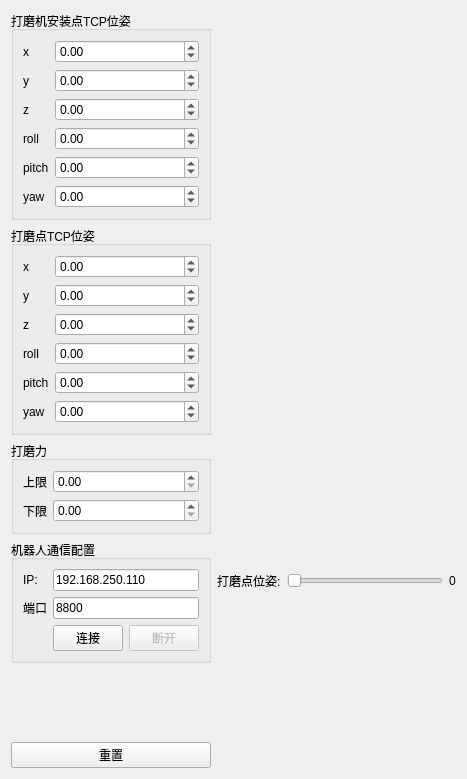
<?xml version="1.0" encoding="UTF-8"?>
<ui version="4.0">
 <class>FTSensorMonitorWidget</class>
 <widget class="QWidget" name="FTSensorMonitorWidget">
  <property name="geometry">
   <rect>
    <x>0</x>
    <y>0</y>
    <width>467</width>
    <height>779</height>
   </rect>
  </property>
  <property name="minimumSize">
   <size>
    <width>318</width>
    <height>779</height>
   </size>
  </property>
  <property name="windowTitle">
   <string>OPT Polish Force Monitor</string>
  </property>
  <layout class="QGridLayout" name="gridLayout">
   <item row="0" column="0">
    <layout class="QVBoxLayout" name="verticalLayout_2">
     <item>
      <layout class="QHBoxLayout" name="horizontalLayout_2">
       <item>
        <layout class="QVBoxLayout" name="verticalLayout_3">
         <property name="leftMargin">
          <number>0</number>
         </property>
         <property name="topMargin">
          <number>0</number>
         </property>
         <property name="bottomMargin">
          <number>0</number>
         </property>
         <item>
          <widget class="QGroupBox" name="groupBox">
           <property name="minimumSize">
            <size>
             <width>0</width>
             <height>0</height>
            </size>
           </property>
           <property name="maximumSize">
            <size>
             <width>16777215</width>
             <height>16777215</height>
            </size>
           </property>
           <property name="title">
            <string>打磨机安装点TCP位姿</string>
           </property>
           <layout class="QFormLayout" name="formLayout_2">
            <item row="0" column="0">
             <widget class="QLabel" name="label">
              <property name="text">
               <string>x</string>
              </property>
             </widget>
            </item>
            <item row="0" column="1">
             <widget class="QDoubleSpinBox" name="polisher_x">
              <property name="minimum">
               <double>-1000.000000000000000</double>
              </property>
              <property name="maximum">
               <double>1000.000000000000000</double>
              </property>
             </widget>
            </item>
            <item row="2" column="0">
             <widget class="QLabel" name="label_2">
              <property name="text">
               <string>y</string>
              </property>
             </widget>
            </item>
            <item row="2" column="1">
             <widget class="QDoubleSpinBox" name="polisher_y">
              <property name="minimum">
               <double>-1000.000000000000000</double>
              </property>
              <property name="maximum">
               <double>1000.000000000000000</double>
              </property>
             </widget>
            </item>
            <item row="3" column="0">
             <widget class="QLabel" name="label_3">
              <property name="text">
               <string>z</string>
              </property>
             </widget>
            </item>
            <item row="3" column="1">
             <widget class="QDoubleSpinBox" name="polisher_z">
              <property name="minimum">
               <double>-1000.000000000000000</double>
              </property>
              <property name="maximum">
               <double>1000.000000000000000</double>
              </property>
             </widget>
            </item>
            <item row="4" column="0">
             <widget class="QLabel" name="label_4">
              <property name="text">
               <string>roll</string>
              </property>
             </widget>
            </item>
            <item row="4" column="1">
             <widget class="QDoubleSpinBox" name="polisher_roll">
              <property name="minimum">
               <double>-1000.000000000000000</double>
              </property>
              <property name="maximum">
               <double>1000.000000000000000</double>
              </property>
             </widget>
            </item>
            <item row="5" column="0">
             <widget class="QLabel" name="label_5">
              <property name="text">
               <string>pitch</string>
              </property>
             </widget>
            </item>
            <item row="5" column="1">
             <widget class="QDoubleSpinBox" name="polisher_pitch">
              <property name="minimum">
               <double>-1000.000000000000000</double>
              </property>
              <property name="maximum">
               <double>1000.000000000000000</double>
              </property>
             </widget>
            </item>
            <item row="6" column="0">
             <widget class="QLabel" name="label_6">
              <property name="text">
               <string>yaw</string>
              </property>
             </widget>
            </item>
            <item row="6" column="1">
             <widget class="QDoubleSpinBox" name="polisher_yaw">
              <property name="minimum">
               <double>-1000.000000000000000</double>
              </property>
              <property name="maximum">
               <double>1000.000000000000000</double>
              </property>
             </widget>
            </item>
           </layout>
          </widget>
         </item>
         <item>
          <widget class="QGroupBox" name="groupBox_3">
           <property name="minimumSize">
            <size>
             <width>0</width>
             <height>0</height>
            </size>
           </property>
           <property name="maximumSize">
            <size>
             <width>16777215</width>
             <height>16777215</height>
            </size>
           </property>
           <property name="title">
            <string>打磨点TCP位姿</string>
           </property>
           <layout class="QFormLayout" name="formLayout_4">
            <item row="0" column="0">
             <widget class="QLabel" name="label_12">
              <property name="text">
               <string>x</string>
              </property>
             </widget>
            </item>
            <item row="0" column="1">
             <widget class="QDoubleSpinBox" name="PPoint_x">
              <property name="minimum">
               <double>-1000.000000000000000</double>
              </property>
              <property name="maximum">
               <double>1000.000000000000000</double>
              </property>
              <property name="singleStep">
               <double>1.000000000000000</double>
              </property>
              <property name="value">
               <double>0.000000000000000</double>
              </property>
             </widget>
            </item>
            <item row="2" column="0">
             <widget class="QLabel" name="label_13">
              <property name="text">
               <string>y</string>
              </property>
             </widget>
            </item>
            <item row="2" column="1">
             <widget class="QDoubleSpinBox" name="PPoint_y">
              <property name="minimum">
               <double>-1000.000000000000000</double>
              </property>
              <property name="maximum">
               <double>1000.000000000000000</double>
              </property>
             </widget>
            </item>
            <item row="3" column="0">
             <widget class="QLabel" name="label_14">
              <property name="text">
               <string>z</string>
              </property>
             </widget>
            </item>
            <item row="3" column="1">
             <widget class="QDoubleSpinBox" name="PPoint_z">
              <property name="minimum">
               <double>-1000.000000000000000</double>
              </property>
              <property name="maximum">
               <double>1000.000000000000000</double>
              </property>
             </widget>
            </item>
            <item row="4" column="0">
             <widget class="QLabel" name="label_15">
              <property name="text">
               <string>roll</string>
              </property>
             </widget>
            </item>
            <item row="4" column="1">
             <widget class="QDoubleSpinBox" name="PPoint_roll">
              <property name="minimum">
               <double>-1000.000000000000000</double>
              </property>
              <property name="maximum">
               <double>1000.000000000000000</double>
              </property>
             </widget>
            </item>
            <item row="5" column="0">
             <widget class="QLabel" name="label_16">
              <property name="text">
               <string>pitch</string>
              </property>
             </widget>
            </item>
            <item row="5" column="1">
             <widget class="QDoubleSpinBox" name="PPoint_pitch">
              <property name="minimum">
               <double>-1000.000000000000000</double>
              </property>
              <property name="maximum">
               <double>1000.000000000000000</double>
              </property>
             </widget>
            </item>
            <item row="6" column="0">
             <widget class="QLabel" name="label_17">
              <property name="text">
               <string>yaw</string>
              </property>
             </widget>
            </item>
            <item row="6" column="1">
             <widget class="QDoubleSpinBox" name="PPoint_yaw">
              <property name="minimum">
               <double>-1000.000000000000000</double>
              </property>
              <property name="maximum">
               <double>1000.000000000000000</double>
              </property>
             </widget>
            </item>
           </layout>
          </widget>
         </item>
         <item>
          <widget class="QGroupBox" name="groupBox_4">
           <property name="minimumSize">
            <size>
             <width>0</width>
             <height>0</height>
            </size>
           </property>
           <property name="maximumSize">
            <size>
             <width>16777215</width>
             <height>16777215</height>
            </size>
           </property>
           <property name="title">
            <string>打磨力</string>
           </property>
           <layout class="QFormLayout" name="formLayout_5">
            <item row="0" column="0">
             <widget class="QLabel" name="label_18">
              <property name="text">
               <string>上限</string>
              </property>
             </widget>
            </item>
            <item row="0" column="1">
             <widget class="QDoubleSpinBox" name="doubleSpinBox_15"/>
            </item>
            <item row="2" column="0">
             <widget class="QLabel" name="label_19">
              <property name="text">
               <string>下限</string>
              </property>
             </widget>
            </item>
            <item row="2" column="1">
             <widget class="QDoubleSpinBox" name="doubleSpinBox_16"/>
            </item>
           </layout>
          </widget>
         </item>
         <item>
          <widget class="QGroupBox" name="groupBox_2">
           <property name="minimumSize">
            <size>
             <width>200</width>
             <height>0</height>
            </size>
           </property>
           <property name="maximumSize">
            <size>
             <width>200</width>
             <height>16777215</height>
            </size>
           </property>
           <property name="title">
            <string>机器人通信配置</string>
           </property>
           <layout class="QGridLayout" name="gridLayout_2">
            <item row="0" column="0">
             <widget class="QLabel" name="label_8">
              <property name="text">
               <string>IP:</string>
              </property>
             </widget>
            </item>
            <item row="0" column="1" colspan="2">
             <widget class="QLineEdit" name="lEdit_IP">
              <property name="text">
               <string>192.168.250.110</string>
              </property>
             </widget>
            </item>
            <item row="1" column="0">
             <widget class="QLabel" name="label_9">
              <property name="text">
               <string>端口</string>
              </property>
             </widget>
            </item>
            <item row="1" column="1" colspan="2">
             <widget class="QLineEdit" name="lEdit_Port">
              <property name="text">
               <string>8800</string>
              </property>
             </widget>
            </item>
            <item row="2" column="1">
             <widget class="QPushButton" name="btn_connect">
              <property name="text">
               <string>连接</string>
              </property>
             </widget>
            </item>
            <item row="2" column="2">
             <widget class="QPushButton" name="btn_disconnect">
              <property name="enabled">
               <bool>false</bool>
              </property>
              <property name="text">
               <string>断开</string>
              </property>
             </widget>
            </item>
           </layout>
          </widget>
         </item>
         <item>
          <spacer name="verticalSpacer">
           <property name="orientation">
            <enum>Qt::Vertical</enum>
           </property>
           <property name="sizeHint" stdset="0">
            <size>
             <width>20</width>
             <height>40</height>
            </size>
           </property>
          </spacer>
         </item>
         <item>
          <widget class="QPushButton" name="btn_reset">
           <property name="text">
            <string>重置</string>
           </property>
          </widget>
         </item>
        </layout>
       </item>
       <item>
        <layout class="QVBoxLayout" name="verticalLayout">
         <property name="leftMargin">
          <number>0</number>
         </property>
         <item>
          <widget class="ForceCurveWidget" name="forceCurveWidget" native="true">
           <property name="minimumSize">
            <size>
             <width>0</width>
             <height>0</height>
            </size>
           </property>
          </widget>
         </item>
         <item>
          <layout class="QHBoxLayout" name="horizontalLayout_3">
           <item>
            <widget class="QLabel" name="label_7">
             <property name="text">
              <string>打磨点位姿:</string>
             </property>
            </widget>
           </item>
           <item>
            <widget class="QSlider" name="probeSlide">
             <property name="orientation">
              <enum>Qt::Horizontal</enum>
             </property>
            </widget>
           </item>
           <item>
            <widget class="QLabel" name="lbl_counts">
             <property name="text">
              <string>0</string>
             </property>
            </widget>
           </item>
          </layout>
         </item>
        </layout>
       </item>
      </layout>
     </item>
    </layout>
   </item>
  </layout>
 </widget>
 <customwidgets>
  <customwidget>
   <class>ForceCurveWidget</class>
   <extends>QWidget</extends>
   <header>ForceCurveWidget.h</header>
  </customwidget>
 </customwidgets>
 <resources/>
 <connections/>
</ui>
